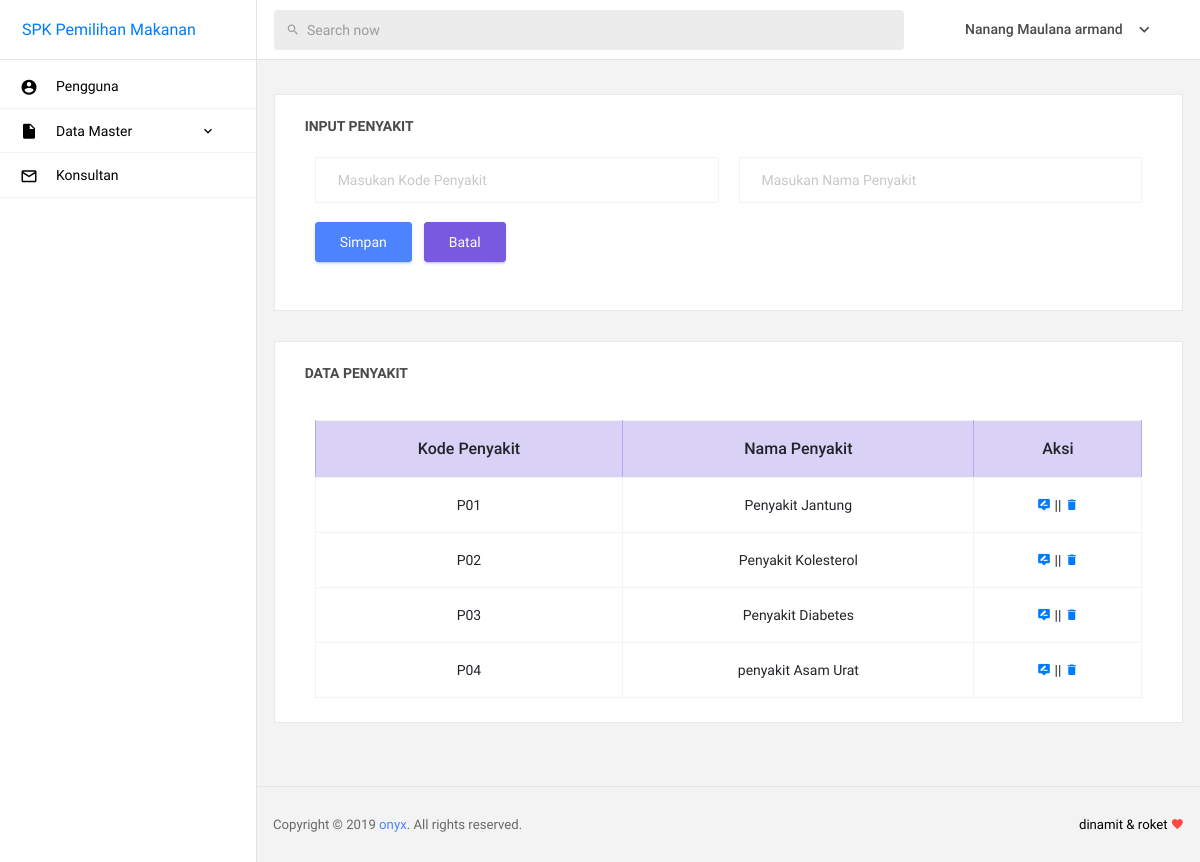
Screenshot of /admin/home.php?page=penyakit (signed in) with the database file from the repository.
### tables this page shows
CREATE TABLE `tb_pengguna` (
  `id` int(11) NOT NULL AUTO_INCREMENT,
  `username` varchar(30) NOT NULL,
  `password` varchar(50) NOT NULL,
  `nama` varchar(32) NOT NULL,
  `level` varchar(10) NOT NULL,
  PRIMARY KEY (`id`)
);

CREATE TABLE `tb_penyakit` (
  `kode_penyakit` varchar(20) NOT NULL,
  `nama_penyakit` varchar(20) DEFAULT NULL,
  PRIMARY KEY (`kode_penyakit`)
);

### admin/form/content/penyakit.php (the view, shortened to what this page needs)
<div class="main-panel">
  <div class="content-wrapper">
    <div class="row">
      <div class="col-12 grid-margin stretch-card">
        <div class="card">
          <div class="card-body">
            <h4 class="card-title">Input Penyakit</h4>
            <form action="form/include/proses.php?action=penyakit" method="POST" class="form-horizontal">
              <div class="col-md-12">
                <div class="row">
                  <div class="col-md-6">
                    <input type="text" name="kode_penyakit" class="form-control kode_penyakit" placeholder="Masukan Kode Penyakit">
                  </div>
                  <div class="col-md-6">
                    <input type="text" name="nama_penyakit" class="form-control nama_penyakit" placeholder="Masukan Nama Penyakit">
                  </div>
                </div>
              </div>
              <br>
              <div class="col-md-12">
                <div class="form-group">
                  <input name="submit" type="submit" class="btn btn-primary mr-2 action" value="Simpan">
                  <input type="reset" value="Batal" class="btn btn-info reset" onclick="batal()" />
                </div>
              </div>
            </form>
          </div>
        </div>
      </div>
      <div class="col-12 grid-margin stretch-card">
        <div class="card">
          <div class="card-body">
            <h4 class="card-title">Data Penyakit</h4>
            <div class="col-md-12">
              <div class="table-responsive pt-3">
                <table class="table table-bordered">
                  <thead>
                    <tr class="table-info">
                      <th style="text-align: center;">Kode Penyakit</th>
                      <th style="text-align: center;">Nama Penyakit</th>
                      <th style="text-align: center;">Aksi</th>
                    </tr>
                  </thead>
                  <tbody>
                    <?php
                    $penyakit= mysql_query ('
                      SELECT
                        *
                      FROM
                      tb_penyakit
                      ORDER BY
                      kode_penyakit
                      ') ;
                      while ($p = mysql_fetch_array ($penyakit)){ ?>
                        <tr>
                          <td style="text-align: center;"><?=$p['kode_penyakit']?></td>
                          <td style="text-align: center;"><?=$p['nama_penyakit']?></td>
                          <td style="text-align: center;">
                            <a href="javascript:;" onclick="edit('<?=$p['kode_penyakit']?>','<?=$p['nama_penyakit']?>');">
                              <i class="mdi mdi-tooltip-edit btn-icon-prepend">
                              </i>
                            </a>
                            ||
                            <a href="javascript:;">
                              <i class="mdi mdi-delete btn-icon-prepend" onclick="del('<?=$p['kode_penyakit']?>');">
                              </i>
                            </a>
                          </td>
                        </tr>
                      <?php } ?>
                    </tbody>
                  </table>
                </div>
              </div>
            </div>
          </div>
        </div>
      </div>
    </div>

### admin/form/pages/header.php (shortened to what this page needs)
<!DOCTYPE html>
<html lang="en">
  <?php
   if(@$_SESSION['admin']) {
    $userlogin = @$_SESSION['admin'];
  } else {
   header("location: ../login.php");
 }
 $sql = mysql_query("SELECT * FROM tb_pengguna where id = '$userlogin'") or die(mysql_error());
 $data = mysql_fetch_array($sql);
 ?>
 <head>
  <link rel="stylesheet" href="assets/vendors/mdi/css/materialdesignicons.min.css">
  <link rel="stylesheet" href="assets/vendors/base/vendor.bundle.base.css">
  <link rel="stylesheet" href="assets/vendors/datatables.net-bs4/dataTables.bootstrap4.css">
  <link rel="stylesheet" href="assets/css/style.css">
  <link rel="stylesheet" href="https://ajax.googleapis.com/ajax/libs/jqueryui/1.12.1/themes/smoothness/jquery-ui.css">
  <link rel="stylesheet" href="https://cdnjs.cloudflare.com/ajax/libs/chosen/1.8.7/chosen.min.css">
</head>
<body>
  <div class="container-scroller">
    <nav class="navbar col-lg-12 col-12 p-0 fixed-top d-flex flex-row">
      <div class="navbar-brand-wrapper d-flex justify-content-center">
        <div class="navbar-brand-inner-wrapper d-flex justify-content-between align-items-center w-100">
          <a href="home.php?page=pengguna-data">SPK Pemilihan Makanan</a>
        </div>
      </div>
      <div class="navbar-menu-wrapper d-flex align-items-center justify-content-end">
        <ul class="navbar-nav mr-lg-4 w-100">
          <li class="nav-item nav-search d-none d-lg-block w-100">
            <div class="input-group">
              <div class="input-group-prepend">
                <span class="input-group-text" id="search">
                  <i class="mdi mdi-magnify"></i>
                </span>
              </div>
              <input type="text" class="form-control" placeholder="Search now" aria-label="search" aria-describedby="search">
            </div>
          </li>
        </ul>
        <ul class="navbar-nav navbar-nav-right">
          <li class="nav-item nav-profile dropdown">
            <a class="nav-link dropdown-toggle" href="#" data-toggle="dropdown" id="profileDropdown">
              <span class="nav-profile-name"><?php echo $data['nama']?></span>
            </a>
          </li>
        </ul>
      </div>
    </nav>

### rows the page displays
tb_pengguna: nama "Nanang Maulana armand"
tb_penyakit: kode_penyakit "P01", nama_penyakit "Penyakit Jantung"
tb_penyakit: kode_penyakit "P02", nama_penyakit "Penyakit Kolesterol"
tb_penyakit: kode_penyakit "P03", nama_penyakit "Penyakit Diabetes"
tb_penyakit: kode_penyakit "P04", nama_penyakit "penyakit Asam Urat"
